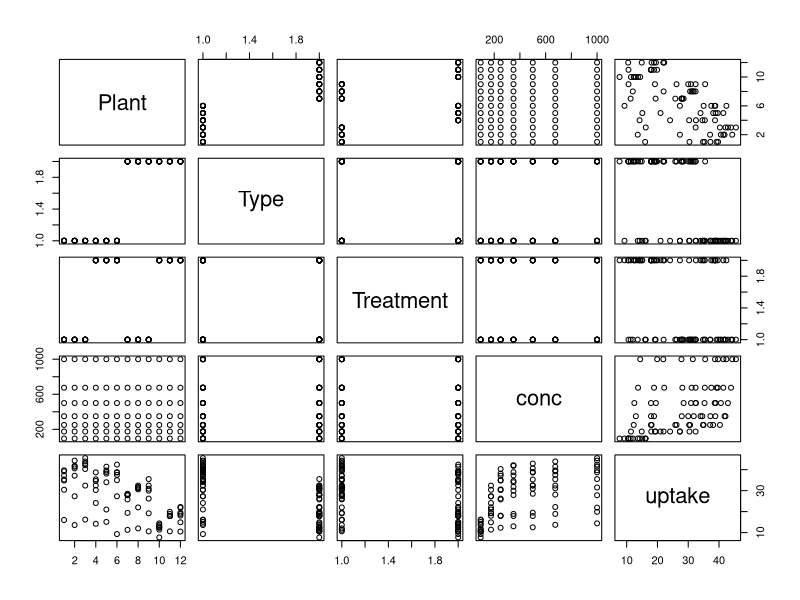
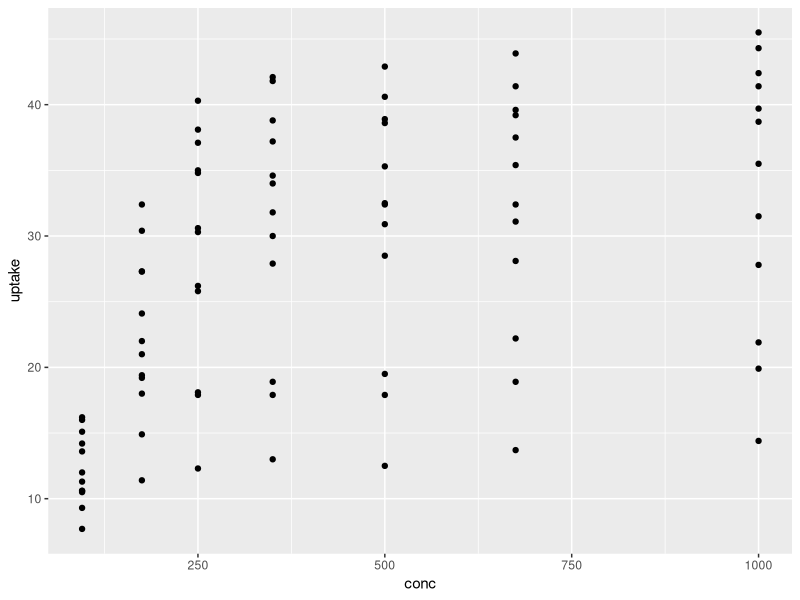
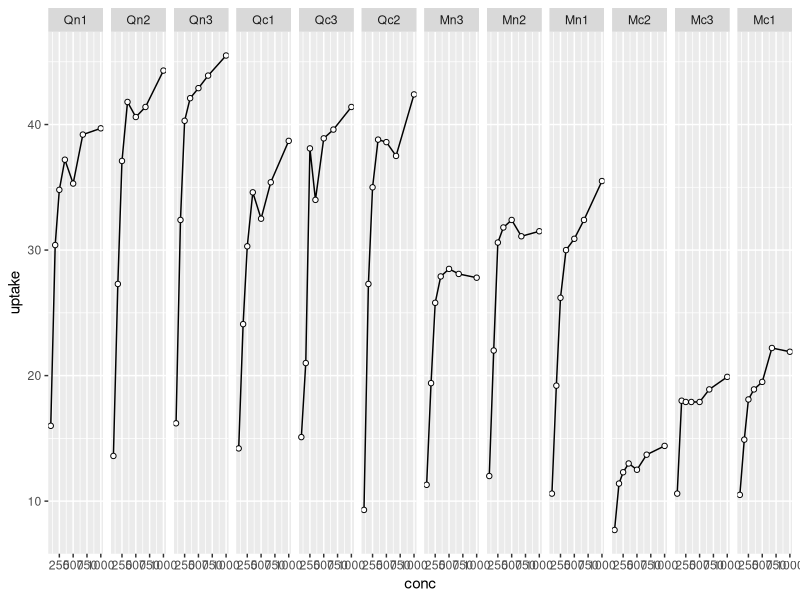
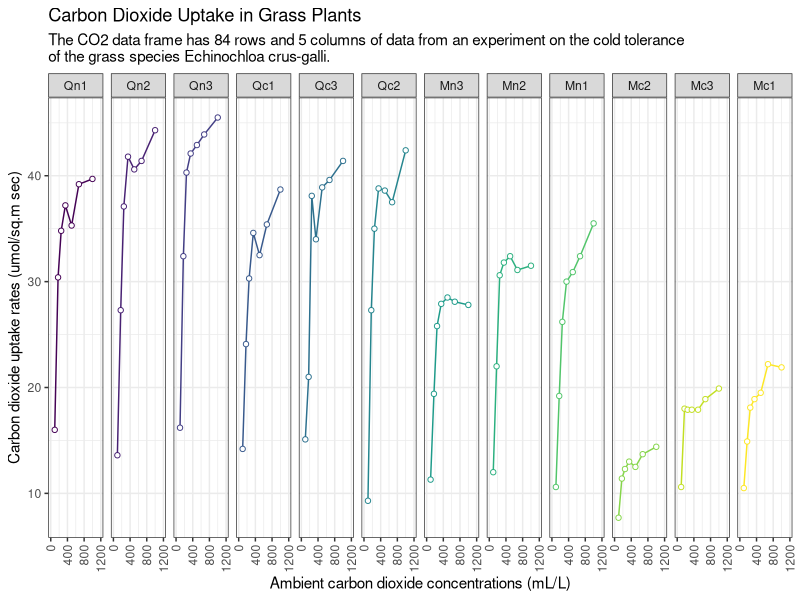
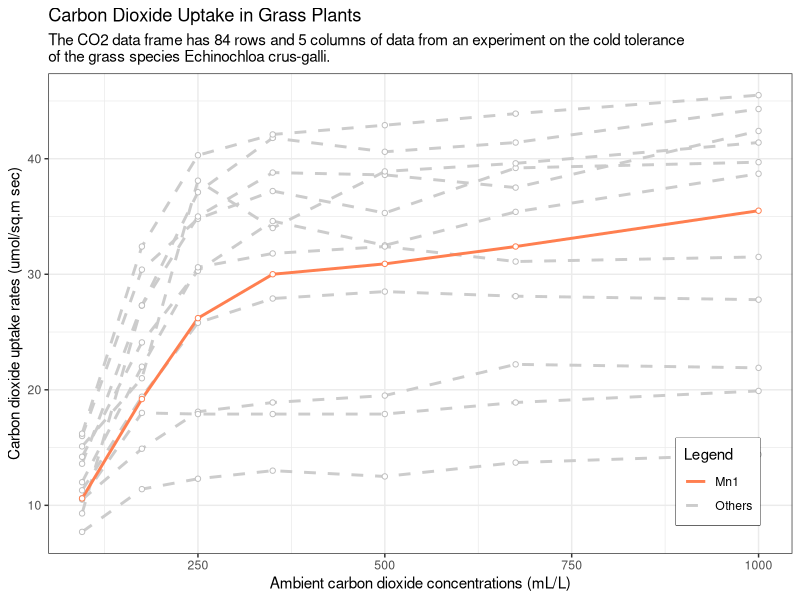
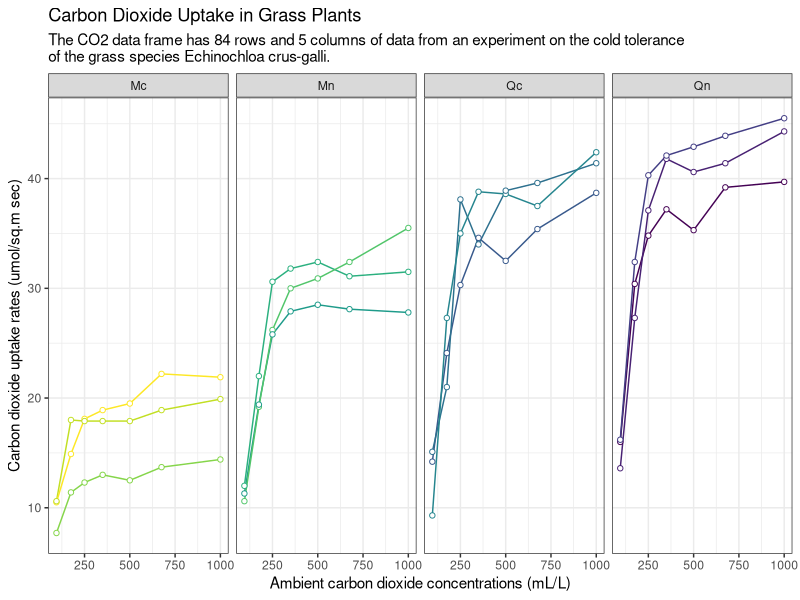
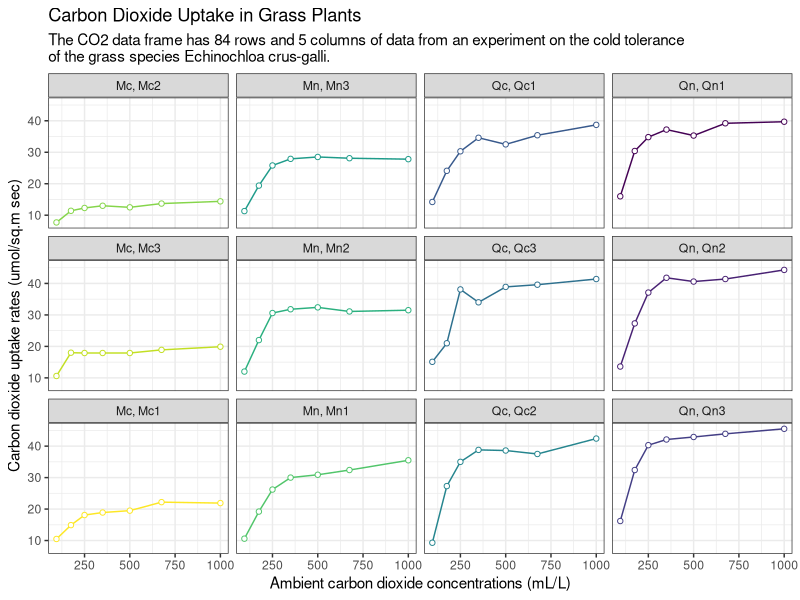

The R script that drew these images, in order:
## ---- chunk 1
graphics.off()
rm(list = ls())
gc()

## ---- chunk 2
version
## ---- chunk 3
library(tidyverse)

## ---- chunk 4
CO2 |> head()
## ---- chunk 5
CO2 |> class()
## ---- chunk 6
CO2 |> dim()
## ---- chunk 7
unique(CO2[,1:3])
## ---- chunk 8
plot(CO2)
## ---- chunk 9
CO2 |> 
  ggplot(aes(conc, uptake)) +
  geom_point()

## ---- chunk 10
CO2 |> 
  ggplot(aes(conc, uptake)) +
  geom_path() +
  geom_point(shape = 21, fill = "white", color = "black") +
  facet_wrap(vars(Plant), nrow = 1)
## ---- chunk 11
CO2 |> 
  ggplot(aes(conc, uptake, color = Plant)) +
  geom_path(show.legend = FALSE) +
  geom_point(aes(color = Plant), shape = 21, fill = "white", show.legend = FALSE) +
  facet_wrap(vars(Plant), nrow = 1) +
  scale_x_continuous(limits = c(0,1200), breaks = seq(0,1200,400)) +
  labs(title = "Carbon Dioxide Uptake in Grass Plants",
       subtitle = paste0("The CO2 data frame has 84 rows and 5 columns of data from an experiment on the cold tolerance","\n" ,
                         "of the grass species Echinochloa crus-galli."),
       x = "Ambient carbon dioxide concentrations (mL/L)",
       y = "Carbon dioxide uptake rates (umol/sq.m sec)",
       color = "Legend") +
  theme_bw() +
  theme(axis.text.x = element_text(angle = 90, hjust = 1, vjust = 0.5))
## ---- chunk 12
CO2 |> 
  ggplot(aes(conc, uptake, group = Plant, label = Plant)) +
  # path color sets by color name then determine color in scale_color_manual()
  geom_path(data = subset(CO2, Plant != "Mn1"), aes(color = "Others"), linewidth = 1, lty = 2) +
  geom_path(data = subset(CO2, Plant == "Mn1"), aes(color = "Mn1"), linewidth = 1, lty = 1) +
  # point color determines in geom_point() directly
  geom_point(data = subset(CO2, Plant != "Mn1"), shape = 21, fill = "white", color = "gray") +
  geom_point(data = subset(CO2, Plant == "Mn1"), shape = 21, fill = "white", color = "coral") +
  scale_color_manual(values = c("Others" = "gray80","Mn1" = "coral")) +
  labs(title = "Carbon Dioxide Uptake in Grass Plants",
       subtitle = paste0("The CO2 data frame has 84 rows and 5 columns of data from an experiment on the cold tolerance","\n" ,
                         "of the grass species Echinochloa crus-galli."),
       x = "Ambient carbon dioxide concentrations (mL/L)",
       y = "Carbon dioxide uptake rates (umol/sq.m sec)",
       color = "Legend") +
  theme_bw() + 
  theme(legend.position = c(0.9, 0.15), # Caution!!! it is relative position ex) 0: left end ~ 1: right end
        legend.background = element_rect(fill = "white"),
        legend.box.background = element_rect(color = "black"))
## ---- chunk 13
df <- 
  CO2 |> 
  mutate(category = case_when(str_detect(Plant, "Qn") ~ "Qn",
                              str_detect(Plant, "Qc") ~ "Qc",
                              str_detect(Plant, "Mn") ~ "Mn",
                              str_detect(Plant, "Mc") ~ "Mc",
                              .default = "Unknown"))
df |> head()
## ---- chunk 14
df |> 
  ggplot(aes(conc, uptake, color = Plant)) +
  geom_path(show.legend = FALSE) +
  geom_point(aes(color = Plant), shape = 21, fill = "white", show.legend = FALSE) +
  facet_wrap(vars(category), nrow = 1) +
  labs(title = "Carbon Dioxide Uptake in Grass Plants",
       subtitle = paste0("The CO2 data frame has 84 rows and 5 columns of data from an experiment on the cold tolerance","\n" ,
                         "of the grass species Echinochloa crus-galli."),
       x = "Ambient carbon dioxide concentrations (mL/L)",
       y = "Carbon dioxide uptake rates (umol/sq.m sec)",
       color = "Legend") +
  theme_bw()
## ---- chunk 15
df |> 
  ggplot(aes(conc, uptake, color = Plant)) +
  geom_path(show.legend = FALSE) +
  geom_point(aes(color = Plant), shape = 21, fill = "white", show.legend = FALSE) +
  facet_wrap(vars(category, Plant), ncol = 4, dir = "v", labeller = labeller(.multi_line = FALSE)) +
  labs(title = "Carbon Dioxide Uptake in Grass Plants",
       subtitle = paste0("The CO2 data frame has 84 rows and 5 columns of data from an experiment on the cold tolerance","\n" ,
                         "of the grass species Echinochloa crus-galli."),
       x = "Ambient carbon dioxide concentrations (mL/L)",
       y = "Carbon dioxide uptake rates (umol/sq.m sec)",
       color = "Legend") +
  theme_bw()
## ---- chunk 16
ggsave("image.png")
